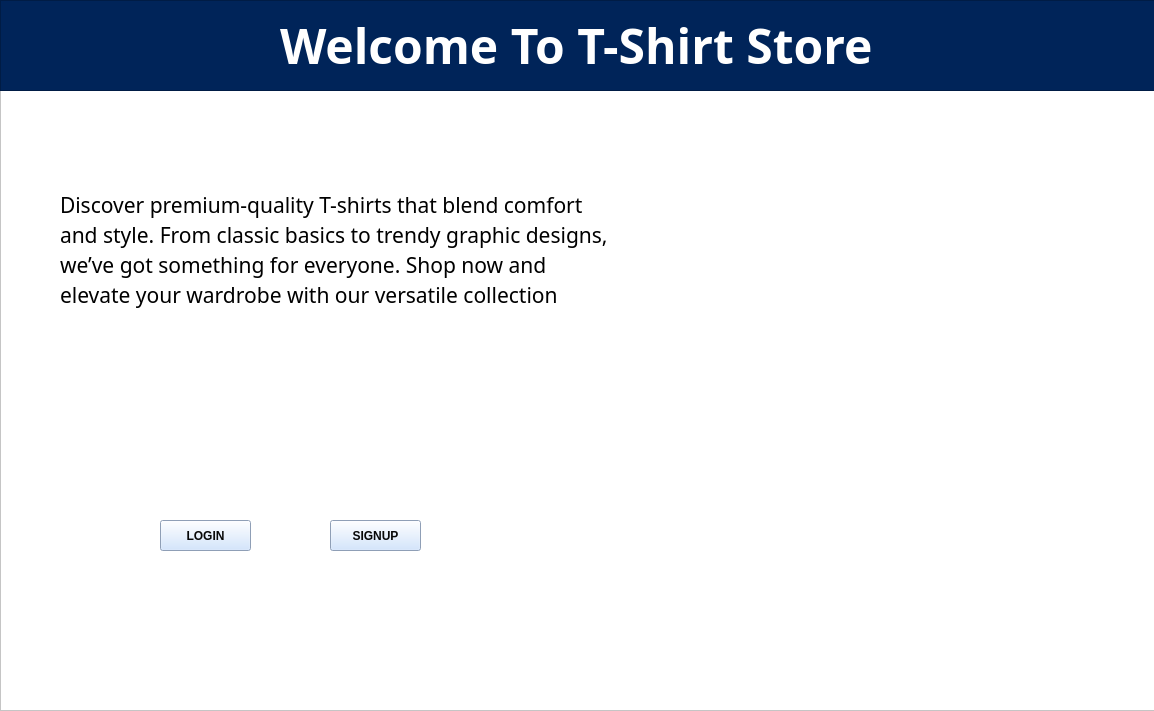
<?xml version="1.0" encoding="UTF-8"?>
<ui version="4.0">
 <class>HomeScreen</class>
 <widget class="QMainWindow" name="HomeScreen">
  <property name="geometry">
   <rect>
    <x>0</x>
    <y>0</y>
    <width>1154</width>
    <height>711</height>
   </rect>
  </property>
  <property name="windowTitle">
   <string>HomeScreen</string>
  </property>
  <widget class="QWidget" name="centralwidget">
   <widget class="QFrame" name="frame">
    <property name="geometry">
     <rect>
      <x>0</x>
      <y>0</y>
      <width>1161</width>
      <height>711</height>
     </rect>
    </property>
    <property name="styleSheet">
     <string notr="true">background-color: rgb(255, 255, 255);</string>
    </property>
    <property name="frameShape">
     <enum>QFrame::Shape::StyledPanel</enum>
    </property>
    <property name="frameShadow">
     <enum>QFrame::Shadow::Raised</enum>
    </property>
    <widget class="QLabel" name="lbl_image">
     <property name="geometry">
      <rect>
       <x>650</x>
       <y>320</y>
       <width>461</width>
       <height>301</height>
      </rect>
     </property>
     <property name="text">
      <string/>
     </property>
     <property name="pixmap">
      <pixmap>C:/Users/CC/Downloads/—Pngtree—plain t-shirt with a lot_4888759.png</pixmap>
     </property>
     <property name="scaledContents">
      <bool>true</bool>
     </property>
    </widget>
    <widget class="QPushButton" name="loginButton">
     <property name="geometry">
      <rect>
       <x>160</x>
       <y>520</y>
       <width>91</width>
       <height>31</height>
      </rect>
     </property>
     <property name="font">
      <font>
       <family>Segoe UI</family>
       <bold>true</bold>
      </font>
     </property>
     <property name="styleSheet">
      <string notr="true">color: rgb(8, 8, 8);
background-color: rgb(200, 223, 255);</string>
     </property>
     <property name="text">
      <string>LOGIN</string>
     </property>
    </widget>
    <widget class="QPushButton" name="signupButton">
     <property name="geometry">
      <rect>
       <x>330</x>
       <y>520</y>
       <width>91</width>
       <height>31</height>
      </rect>
     </property>
     <property name="font">
      <font>
       <family>Segoe UI</family>
       <bold>true</bold>
      </font>
     </property>
     <property name="styleSheet">
      <string notr="true">color: rgb(8, 8, 8);
background-color: rgb(200, 223, 255);</string>
     </property>
     <property name="text">
      <string>SIGNUP</string>
     </property>
    </widget>
    <widget class="QFrame" name="frame_2">
     <property name="geometry">
      <rect>
       <x>0</x>
       <y>0</y>
       <width>1161</width>
       <height>91</height>
      </rect>
     </property>
     <property name="styleSheet">
      <string notr="true">background-color: rgb(0, 36, 89);</string>
     </property>
     <property name="frameShape">
      <enum>QFrame::Shape::StyledPanel</enum>
     </property>
     <property name="frameShadow">
      <enum>QFrame::Shadow::Raised</enum>
     </property>
     <widget class="QLabel" name="label">
      <property name="geometry">
       <rect>
        <x>280</x>
        <y>10</y>
        <width>601</width>
        <height>71</height>
       </rect>
      </property>
      <property name="font">
       <font>
        <family>Rockwell</family>
        <pointsize>36</pointsize>
        <bold>true</bold>
       </font>
      </property>
      <property name="styleSheet">
       <string notr="true">color: rgb(255, 255, 255);</string>
      </property>
      <property name="text">
       <string>Welcome To T-Shirt Store</string>
      </property>
     </widget>
    </widget>
    <widget class="QLabel" name="label_2">
     <property name="geometry">
      <rect>
       <x>60</x>
       <y>170</y>
       <width>601</width>
       <height>161</height>
      </rect>
     </property>
     <property name="font">
      <font>
       <family>Sylfaen</family>
       <pointsize>28</pointsize>
      </font>
     </property>
     <property name="styleSheet">
      <string notr="true">color: rgb(0, 0, 0);</string>
     </property>
     <property name="text">
      <string>&lt;!DOCTYPE HTML PUBLIC &quot;-//W3C//DTD HTML 4.0//EN&quot; &quot;http://www.w3.org/TR/REC-html40/strict.dtd&quot;&gt;
&lt;html&gt;&lt;head&gt;&lt;meta name=&quot;qrichtext&quot; content=&quot;1&quot; /&gt;&lt;meta charset=&quot;utf-8&quot; /&gt;&lt;style type=&quot;text/css&quot;&gt;
p, li { white-space: pre-wrap; }
hr { height: 1px; border-width: 0; }
li.unchecked::marker { content: &quot;\2610&quot;; }
li.checked::marker { content: &quot;\2612&quot;; }
&lt;/style&gt;&lt;/head&gt;&lt;body style=&quot; font-family:'Segoe UI'; font-size:9pt; font-weight:400; font-style:normal;&quot;&gt;
&lt;p style=&quot; margin-top:0px; margin-bottom:0px; margin-left:0px; margin-right:0px; -qt-block-indent:0; text-indent:0px;&quot;&gt;&lt;span style=&quot; font-size:16pt;&quot;&gt;Discover premium-quality T-shirts that blend comfort&lt;/span&gt;&lt;/p&gt;
&lt;p style=&quot; margin-top:0px; margin-bottom:0px; margin-left:0px; margin-right:0px; -qt-block-indent:0; text-indent:0px;&quot;&gt;&lt;span style=&quot; font-size:16pt;&quot;&gt;and style. From classic basics to trendy graphic designs,&lt;/span&gt;&lt;/p&gt;
&lt;p style=&quot; margin-top:0px; margin-bottom:0px; margin-left:0px; margin-right:0px; -qt-block-indent:0; text-indent:0px;&quot;&gt;&lt;span style=&quot; font-size:16pt;&quot;&gt;we’ve got something for everyone. Shop now and&lt;/span&gt;&lt;/p&gt;
&lt;p style=&quot; margin-top:0px; margin-bottom:0px; margin-left:0px; margin-right:0px; -qt-block-indent:0; text-indent:0px;&quot;&gt;&lt;span style=&quot; font-size:16pt;&quot;&gt;elevate your wardrobe with our versatile collection&lt;/span&gt;&lt;/p&gt;&lt;/body&gt;&lt;/html&gt;</string>
     </property>
     <property name="textFormat">
      <enum>Qt::TextFormat::AutoText</enum>
     </property>
    </widget>
    <zorder>frame_2</zorder>
    <zorder>lbl_image</zorder>
    <zorder>loginButton</zorder>
    <zorder>signupButton</zorder>
    <zorder>label_2</zorder>
   </widget>
  </widget>
 </widget>
 <resources/>
 <connections/>
</ui>
